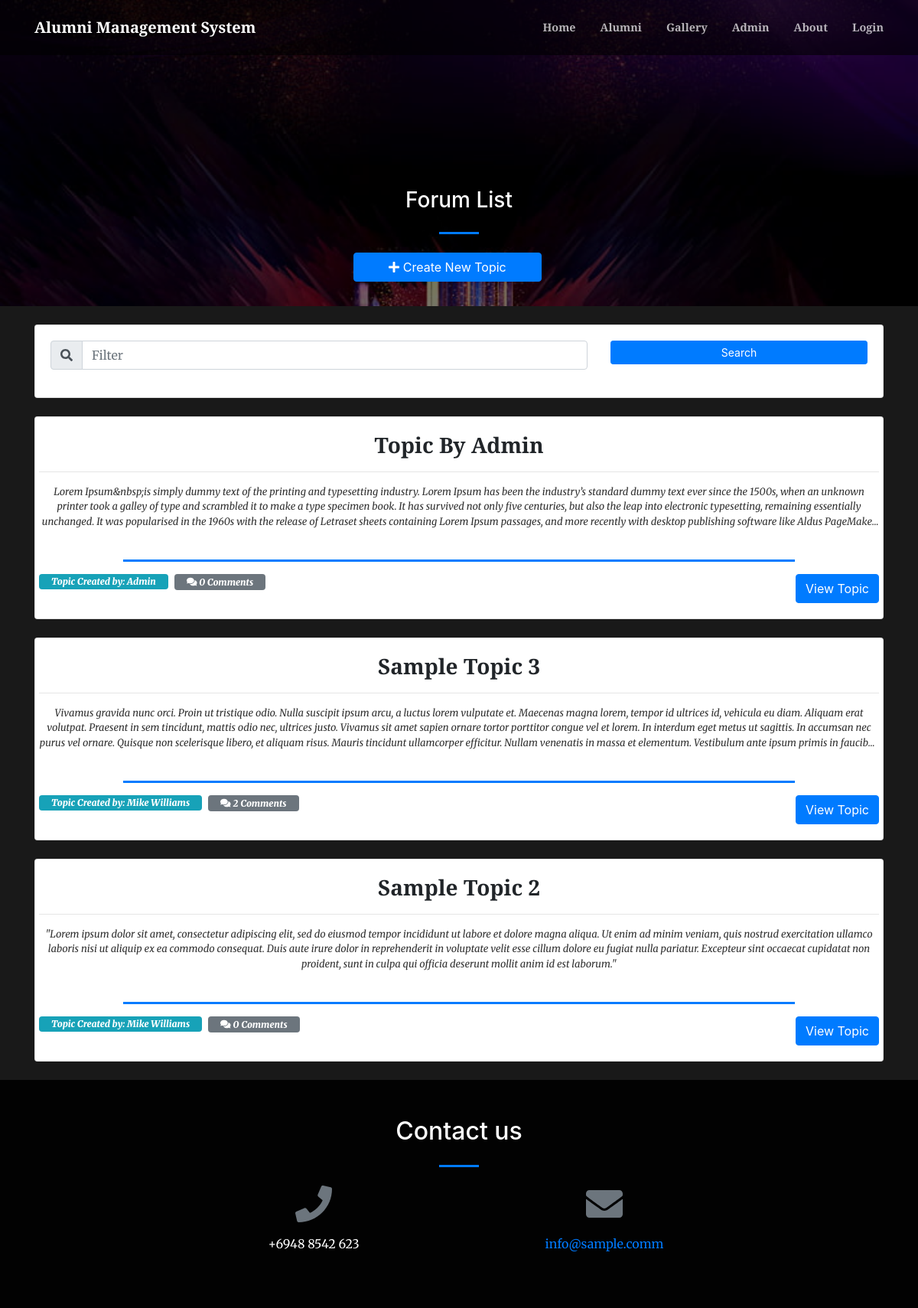
Page /index.php?page=forum on the committed database.
### tables this page shows
CREATE TABLE `forum_topics` (
  `id` int(30) NOT NULL,
  `title` varchar(250) NOT NULL,
  `description` text NOT NULL,
  `user_id` int(30) NOT NULL,
  `date_created` datetime NOT NULL DEFAULT current_timestamp()
);

CREATE TABLE `users` (
  `id` int(30) NOT NULL,
  `name` text NOT NULL,
  `username` varchar(200) NOT NULL,
  `password` text NOT NULL,
  `type` tinyint(1) NOT NULL DEFAULT 3 COMMENT '1=Admin,2=Alumni officer, 3= alumnus',
  `auto_generated_pass` text NOT NULL,
  `alumnus_id` int(30) NOT NULL
);

### forum.php (the view, shortened to what this page needs)
<?php
include 'admin/db_connect.php';
?>
<header class="masthead">
    <div class="container-fluid h-100">
        <div class="row h-100 align-items-center justify-content-center text-center">
            <div class="col-lg-8 align-self-end mb-4 page-title">
                <h3 class="text-white">Forum List</h3>
                <hr class="divider my-4" />
            <div class="row col-md-12 mb-2 justify-content-center">
                    <button class="btn btn-primary btn-block col-sm-4" type="button" id="new_forum"><i class="fa fa-plus"></i> Create New Topic</button>
            </div>
            </div>
        </div>
    </div>
</header>
<div class="container mt-3 pt-2">
    <div class="card mb-4">
        <div class="card-body">
            <div class="row">
                <div class="col-md-8">
                    <div class="input-group mb-3">
                      <div class="input-group-prepend">
                        <span class="input-group-text" id="filter-field"><i class="fa fa-search"></i></span>
                      </div>
                      <input type="text" class="form-control" id="filter" placeholder="Filter" aria-label="Filter" aria-describedby="filter-field">
                    </div>
                </div>
                <div class="col-md-4">
                    <button class="btn btn-primary btn-block btn-sm" id="search">Search</button>
                </div>
            </div>
        </div>
    </div>
   <?php
    $event = $conn->query("SELECT f.*,u.name from forum_topics f inner join users u on u.id = f.user_id order by f.id desc");
    while($row = $event->fetch_assoc()):
        $trans = get_html_translation_table(HTML_ENTITIES,ENT_QUOTES);
        unset($trans["\""], $trans["<"], $trans[">"], $trans["<h2"]);
        $desc = strtr(html_entity_decode($row['description']),$trans);
        $desc=str_replace(array("<li>","</li>"), array("",","), $desc);
        $count_comments = $conn->query("SELECT * FROM forum_comments where topic_id = ".$row['id'])->num_rows;
    ?>
    <div class="card Forum-list" data-id="<?php echo $row['id'] ?>">
        <div class="card-body">
            <div class="row  align-items-center justify-content-center text-center h-100">
                <div class="">
                    <h3><b class="filter-txt"><?php echo ucwords($row['title']) ?></b></h3>
                    <hr>
                    <larger class="truncate filter-txt"><?php echo strip_tags($desc) ?></larger>
                    <br>
                    <hr class="divider"  style="max-width: calc(80%)">
                    <span class="badge badge-info float-left px-3 pt-1 pb-1">
                        <b><i>Topic Created by: <span class="filter-txt"><?php echo $row['name'] ?></span></i></b>
                    </span>
                     <span class="badge badge-secondary float-left px-3 pt-1 pb-1 ml-2">
                        <b><i class="fa fa-comments"></i> <i><?php echo $count_comments ?> Comments</i></b>
                    </span>
                    <button class="btn btn-primary float-right view_topic" data-id="<?php echo $row['id'] ?>">View Topic</button>
                </div>
            </div>
        </div>
    </div>
    <br>
    <?php endwhile; ?>
</div>

### forum.php (style rules this page uses)
header.masthead,header.masthead:before { min-height: 50vh !important; height: 50vh !important }
.masthead { min-height: 23vh !important; height: 23vh !important; }
.masthead:before { min-height: 23vh !important; height: 23vh !important; }

### rows in the picture
forum_topics: title "Topic By Admin", description "Lorem Ipsum&nbsp;is simply dummy text of the printing and typesetting industry. Lorem Ipsum has been the industry’s standard dummy text ever since the 1500s, when an unknown printer took a galley of type and scrambled it to make a type specimen book. It has survived not only five centuries, but also the leap into electronic typesetting, remaining essentially unchanged. It was popularised in the 1960s with the release of Letraset sheets containing Lorem Ipsum passages, and more recently with desktop publishing software like Aldus…", user.name "Admin", count_comments "0"
forum_topics: title "Sample Topic 3", description "Vivamus gravida nunc orci. Proin ut tristique odio. Nulla suscipit ipsum arcu, a luctus lorem vulputate et. Maecenas magna lorem, tempor id ultrices id, vehicula eu diam. Aliquam erat volutpat. Praesent in sem tincidunt, mattis odio nec, ultrices justo. Vivamus sit amet sapien ornare tortor porttitor congue vel et lorem. In interdum eget metus ut sagittis. In accumsan nec purus vel ornare. Quisque non scelerisque libero, et aliquam risus. Mauris tincidunt ullamcorper efficitur. Nullam venenatis in massa et elementum. Vestibulum ante ipsum primis in…", user.name "Mike Williams", count_comments "2"
forum_topics: title "Sample Topic 2", description "\"Lorem ipsum dolor sit amet, consectetur adipiscing elit, sed do eiusmod tempor incididunt ut labore et dolore magna aliqua. Ut enim ad minim veniam, quis nostrud exercitation ullamco laboris nisi ut aliquip ex ea commodo consequat. Duis aute irure dolor in reprehenderit in voluptate velit esse cillum dolore eu fugiat nulla pariatur. Excepteur sint occaecat cupidatat non proident, sunt in culpa qui officia deserunt mollit anim id est laborum.\"", user.name "Mike Williams", count_comments "0"

### other values in the picture
$_SESSION['system']['name'] "Alumni Management System"
$_SESSION['system']['contact'] "+6948 8542 623"
$_SESSION['system']['email'] "info@sample.comm"
